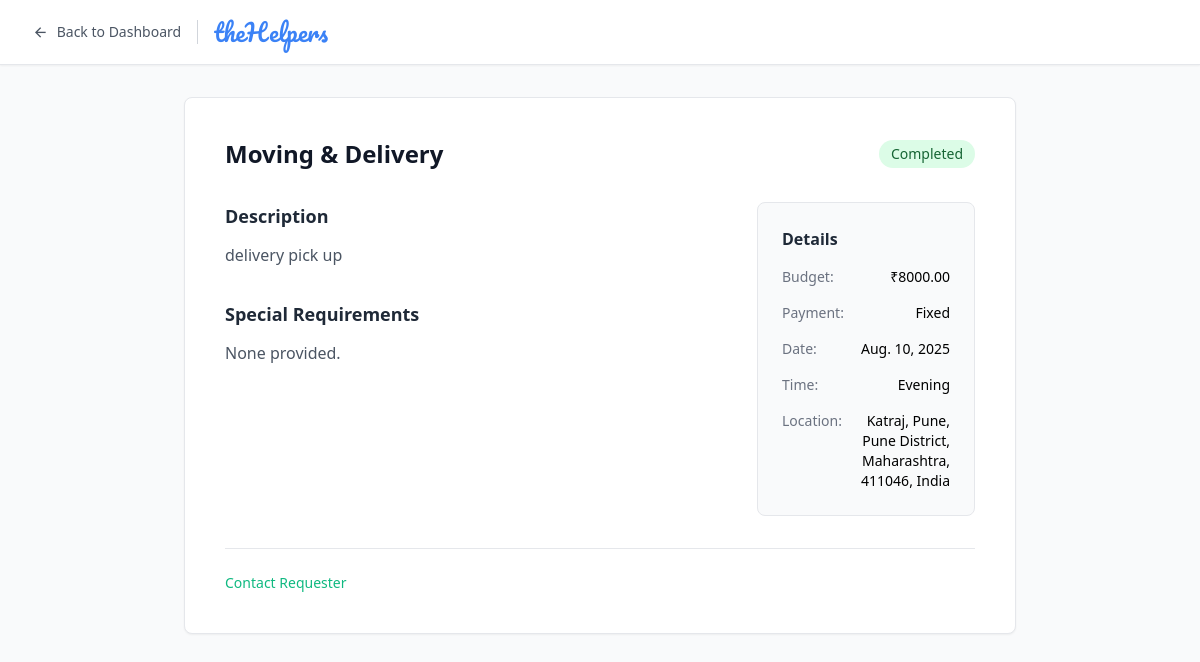
/helper/request/5/ (signed in), run on the app's committed database.
### helpersapp/models.py (models this page shows, shortened)
class ServiceRequest(models.Model):
    SERVICE_CATEGORY_CHOICES = [
        ('cleaning', 'Cleaning Services'),
        ('moving', 'Moving & Delivery'),
        ('assembly', 'Furniture Assembly'),
        ('gardening', 'Gardening & Landscaping'),
        ('handyman', 'Handyman Services'),
        ('other', 'Other Services'),
    ]
    TIME_SLOT_CHOICES = [
        ('Morning', 'Morning (8am - 12pm)'),
        ('Afternoon', 'Afternoon (12pm - 5pm)'),
        ('Evening', 'Evening (5pm - 9pm)'),
    ]
    PAYMENT_TYPE_CHOICES = [('Hourly', 'Hourly Rate'), ('Fixed', 'Fixed Price')]
    STATUS_CHOICES = [
        ('Pending', 'Pending'),
        ('Active', 'Active'),
        ('Completed', 'Completed'),
        ('Cancelled', 'Cancelled'),
    ]
    PAYMENT_STATUS_CHOICES = [
        ('Pending', 'Pending'),
        ('Paid', 'Paid'),
    ]
    user = models.ForeignKey(User, on_delete=models.CASCADE, related_name='service_requests')
    accepted_helper = models.ForeignKey(
        'helpers.Helper',
        on_delete=models.SET_NULL,
        null=True,
        blank=True,
        related_name='accepted_requests'
    )
    otp_code = models.CharField(max_length=6, blank=True, null=True, help_text="6-digit code for verifying job completion")
    service_category = models.CharField(max_length=50, choices=SERVICE_CATEGORY_CHOICES)
    subcategory = models.CharField(max_length=100)
    task_description = models.TextField(max_length=500)
    address = models.CharField(max_length=255)
    preferred_date = models.DateField()
    preferred_time = models.CharField(max_length=20, choices=TIME_SLOT_CHOICES)
    is_flexible = models.BooleanField(default=False)
    is_urgent = models.BooleanField(default=False)
    has_parking = models.BooleanField(default=False)
    payment_type = models.CharField(max_length=20, choices=PAYMENT_TYPE_CHOICES)
    budget = models.DecimalField(max_digits=8, decimal_places=2)
    special_requirements = models.TextField(blank=True, null=True)
    helper_brings_tools = models.BooleanField(default=False)
    background_check_required = models.BooleanField(default=False)
    insurance_needed = models.BooleanField(default=False)
    experience_required = models.BooleanField(default=False)
    status = models.CharField(max_length=20, choices=STATUS_CHOICES, default='Pending')
    payment_status = models.CharField(max_length=20, choices=PAYMENT_STATUS_CHOICES, default='Pending')
    created_at = models.DateTimeField(auto_now_add=True)
    updated_at = models.DateTimeField(auto_now=True)
    class Meta:
        ordering = ['-created_at']

### helpers/views.py (the view)
# urls.py: path('request/<int:request_id>/', views.request_details, name='request_details'),
def request_details(request, request_id):
    if 'helper_id' not in request.session:
        return redirect('helpers:helper_auth') # Corrected: Redirect to helper login
    service_request = get_object_or_404(ServiceRequest, id=request_id)
    return render(request, 'helpers/helper_request_details.html', {'request': service_request})

### templates/helpers/helper_request_details.html (shortened to what this page needs)
<!DOCTYPE html>
<html lang="en">
<head>
    <script src="https://cdn.tailwindcss.com/3.4.16"></script>
    <link rel="stylesheet" href="https://cdnjs.cloudflare.com/ajax/libs/remixicon/4.6.0/remixicon.min.css">
</head>
<body class="bg-gray-50 min-h-screen">
    <header class="bg-white shadow-sm border-b border-gray-200 sticky top-0 z-50">
      <div class="max-w-7xl mx-auto px-4 sm:px-6 lg:px-8">
        <div class="flex items-center justify-between h-16">
          <div class="flex items-center space-x-4">
            <a href="{% url 'helpers:helper_dashboard' %}" class="flex items-center space-x-2 text-gray-600 hover:text-primary transition-colors">
              <i class="ri-arrow-left-line"></i>
              <span class="text-sm font-medium">Back to Dashboard</span>
            </a>
            <h1 class="text-2xl font-['Pacifico'] text-primary">theHelpers</h1>
          </div>
        </div>
      </div>
    </header>
    <main class="max-w-4xl mx-auto px-4 sm:px-6 lg:px-8 py-8">
        <div class="bg-white rounded-lg shadow-sm border border-gray-200 p-8 md:p-10">
            <div class="flex items-center justify-between mb-8">
                <h2 class="text-2xl font-bold text-gray-900">{{ request.get_service_category_display }}</h2>
                {% if request.status == 'Completed' %}
                <span class="inline-flex items-center px-3 py-1 rounded-full text-sm font-medium bg-green-100 text-green-800">{{ request.status }}</span>
                {% elif request.status == 'Active' %}
                <span class="inline-flex items-center px-3 py-1 rounded-full text-sm font-medium bg-blue-100 text-blue-800">{{ request.status }}</span>
                {% elif request.status == 'Pending' %}
                <span class="inline-flex items-center px-3 py-1 rounded-full text-sm font-medium bg-yellow-100 text-yellow-800">{{ request.status }}</span>
                {% else %}
                <span class="inline-flex items-center px-3 py-1 rounded-full text-sm font-medium bg-red-100 text-red-800">{{ request.status }}</span>
                {% endif %}
            </div>
            <div class="grid grid-cols-1 md:grid-cols-3 gap-12">
                <div class="md:col-span-2 space-y-8">
                    <div>
                        <h3 class="text-lg font-semibold text-gray-800 mb-3">Description</h3>
                        <p class="text-gray-600 leading-relaxed">{{ request.task_description }}</p>
                    </div>
                     <div>
                        <h3 class="text-lg font-semibold text-gray-800 mb-3">Special Requirements</h3>
                        <p class="text-gray-600 leading-relaxed">{{ request.special_requirements|default:"None provided." }}</p>
                    </div>
                </div>
                <div class="space-y-6">
                    <div class="bg-gray-50 p-6 rounded-lg border">
                        <h3 class="font-semibold text-gray-800 mb-4">Details</h3>
                        <div class="space-y-4 text-sm">
                            <div class="flex justify-between"><span class="text-gray-500">Budget:</span><span class="font-medium">₹{{ request.budget }}</span></div>
                            <div class="flex justify-between"><span class="text-gray-500">Payment:</span><span class="font-medium">{{ request.payment_type }}</span></div>
                            <div class="flex justify-between"><span class="text-gray-500">Date:</span><span class="font-medium">{{ request.preferred_date }}</span></div>
                            <div class="flex justify-between"><span class="text-gray-500">Time:</span><span class="font-medium">{{ request.preferred_time }}</span></div>
                            <div class="flex justify-between"><span class="text-gray-500">Location:</span><span class="font-medium text-right">{{ request.address }}</span></div>
                        </div>
                    </div>
                </div>
            </div>
            <div class="border-t border-gray-200 mt-8 pt-6">
                <div class="flex items-center space-x-4">
                    <a href="#" class="text-secondary hover:text-green-600 text-sm font-medium">Contact Requester</a>
                </div>
            </div>
        </div>
    </main>
</body>
</html>

### data on the page
ServiceRequest: service_category "Moving & Delivery", status "Completed", task_description "delivery pick up", special_requirements "None provided.", budget "8000.00", payment_type "Fixed", preferred_date "Aug. 10, 2025", preferred_time "Evening", address "Katraj, Pune, Pune District, Maharashtra, 411046, India"
